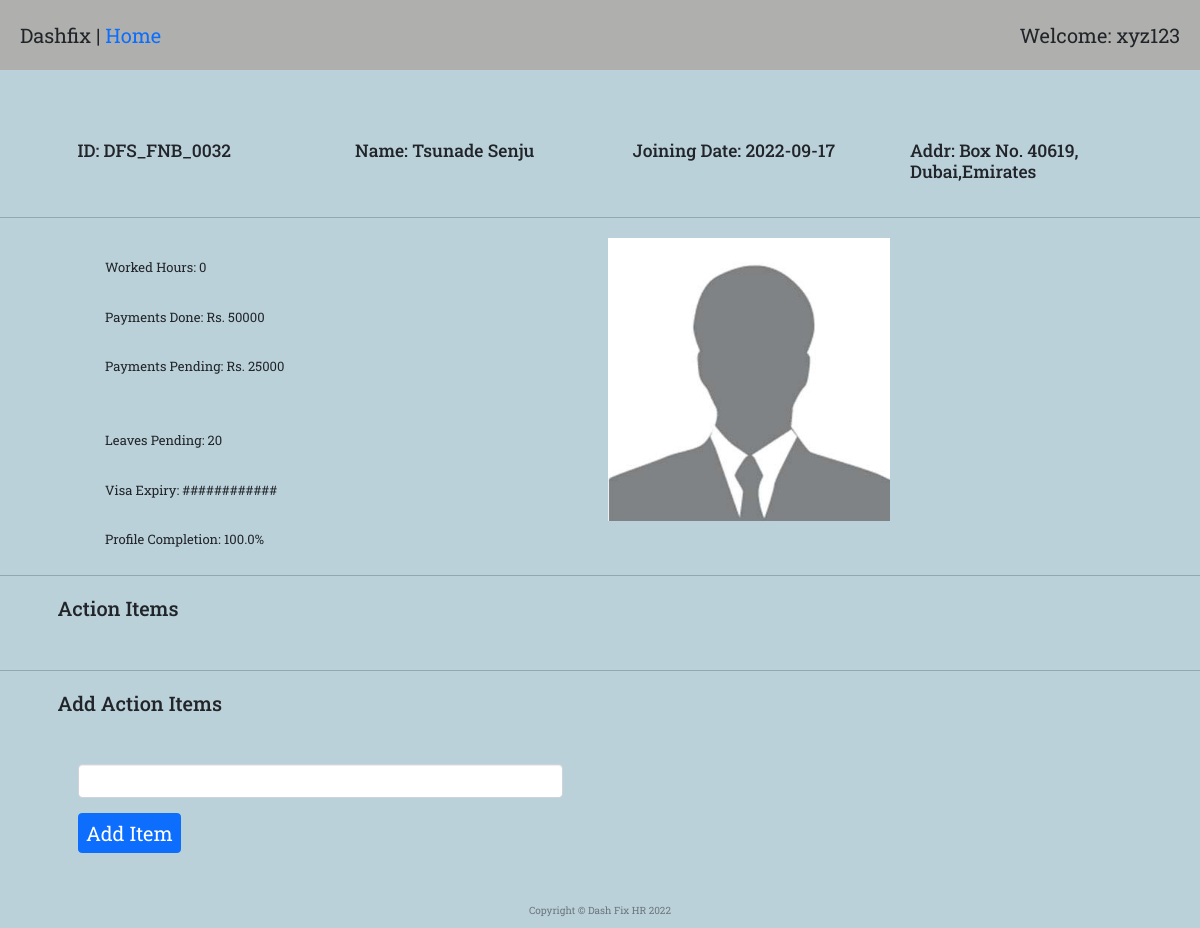
Before: /employee_view/0 (signed in) with the older database file.
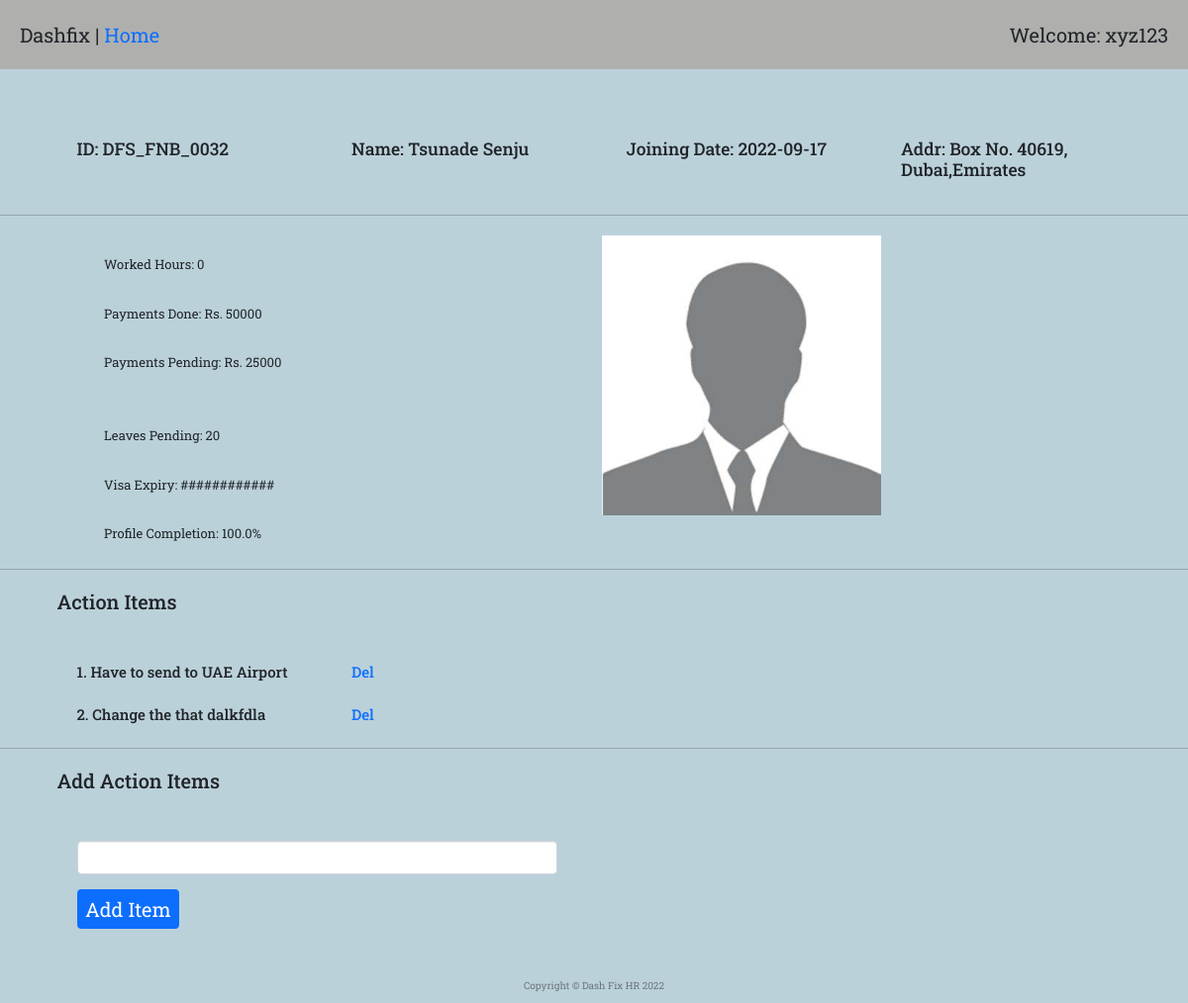
After: the same page with the newer database file.
### mainTest.py (models this page shows)
class employeeMaster(db.Model):
    __tablename__ = "employeeMaster"
    id = Column(Integer, primary_key=True)
    employeeID = Column(String(300))
    joining_date = Column(DateTime)
    name = Column(String(300))
    addressUae = Column(String(300))
    poBox = Column(String(300))
    mobilePersonal = Column(Integer)
    mobileHome = Column(Integer)
    personalMail = Column(String(300))
    addressHome = Column(String(300))
    passportNumber = Column(Integer)
    nationality = Column(String(300))
    ownCar = Column(Boolean)
    carRent = Column(Boolean)
    company_laptop = Column(String(300))
    company_mobile = Column(String(300))
    emUaeName = Column(String(300))
    emUaeRel = Column(String(300))
    emUaeAddr = Column(String(300))
    emUaeMobileNumber = Column(Integer)
    emUaeHomeNumber = Column(Integer)
    originCountry = Column(String(300))
    emCoName = Column(String(300))
    emCoRel = Column(String(300))
    emCoAddr = Column(String(300))
    emCoMobileNumber = Column(Integer)
    emCoHomeNumber = Column(Integer)
    createdBy = Column(Integer, ForeignKey("Users.id"))
    user = relationship("User", back_populates="employee")
    departmentId = Column(Integer, ForeignKey("departmentMaster.id"))
    department = relationship("departmentMaster", back_populates="employee")
    document = relationship("documentMaster", back_populates="employee")
    actionItem = relationship("actionItemMaster", back_populates="employee")
    leave = relationship("leaveApplicationMaster", back_populates="employee")
    passport = relationship("passportApplicationMaster", back_populates="employee")
    timesheet = relationship("timesheetEntryMaster", back_populates="employee")
    roster = relationship("rosterEntryMaster", back_populates="employee")

class actionItemMaster(db.Model):
    __tablename__ = "actionItemMaster"
    id = Column(Integer, primary_key=True)
    actionText = Column(String(300))
    employeeID = Column(Integer, ForeignKey("employeeMaster.id"))
    employee = relationship("employeeMaster", back_populates="actionItem")

### mainTest.py (the view)
@app.route("/employee_view/<employee_id>", methods=["GET", "POST"])
@admin_only
def employee_view(employee_id):
    form = ActionItem()
    employee_element = employeeMaster.query.get(employee_id)
    a = str(employee_element.joining_date)
    date_str = a[:10]
    actionItems = db.session.query(actionItemMaster).filter_by(employeeID=employee_id).all()
    doc_element = db.session.query(documentMaster).filter_by(employeeID=employee_id).first()
    img_url = "file:///C:/Users/karth/Downloads/Images/1image.jpg"
    ts_employee = db.session.query(timesheetEntryMaster).filter_by(employeeID=employee_id).all()
    totalHours = 0
    for i in ts_employee:
        b = (i.timeOut1 - i.timeIn1) + (i.timeOut2 - i.timeIn2)
        totalHours += b
    list_empl = [employee_element.name,
                 employee_element.addressUae,
                 employee_element.poBox,
                 employee_element.mobilePersonal,
                 employee_element.mobileHome,
                 employee_element.personalMail,
                 employee_element.addressHome,
                 employee_element.passportNumber,
                 employee_element.nationality,
                 employee_element.emUaeName,
                 employee_element.emUaeRel,
                 employee_element.emUaeAddr,
                 employee_element.emUaeMobileNumber,
                 employee_element.emUaeHomeNumber,
                 employee_element.originCountry,
                 employee_element.emCoName,
                 employee_element.emCoRel,
                 employee_element.emCoAddr,
                 employee_element.emCoMobileNumber,
                 employee_element.emCoHomeNumber,
                 employee_element.employeeID,
                 employee_element.joining_date,
                 employee_element.company_laptop,
                 employee_element.company_mobile]
    profileCompletion = 0
    for i in list_empl:
        if not i:
            profileCompletion += 1
    profilePercent = ((len(list_empl) - profileCompletion) / len(list_empl)) * 100
    if form.validate_on_submit():
        newActionItem = actionItemMaster(actionText=form.content.data, employee=employee_element)
        db.session.add(newActionItem)
        db.session.commit()
        return redirect(url_for("employee_view", employee_id=employee_id))
    return render_template("employee_view.html", employee=employee_element, form=form, date_str=date_str,
                           workedHours=totalHours, profile=round(profilePercent, 0), items=actionItems, img_url=img_url,
                           len=range(len(actionItems)))

### forms.py
class ActionItem(FlaskForm):
    content = StringField("", default="")
    submit = SubmitField("Add Item")

### mainTest.py (called while the page is built)
def admin_only(f):
    @wraps(f)
    def decorated_function(*args, **kwargs):
        admin = User.query.all()
        admin_id = []
        for i in admin:
            id_ = i.id
            admin_id.append(id_)
        if current_user.id not in admin_id:
            return abort(403)
        return f(*args, **kwargs)
    return decorated_function

@login_manager.user_loader
def load_user(user_id):
    return User.query.get(int(user_id))

### templates/employee_view.html
{% extends 'bootstrap/base.html' %}
{% import "bootstrap/wtf.html" as wtf %}
{% block content %}
{% include "header.html" %}
  <div class="welcome">
    <span>Dashfix | <a href="{{url_for('home')}}">Home</a></span>
    <span>Welcome: xyz123</span>
  </div>
  <div class="row reports" style="margin-bottom: 30px; margin-left: 70px; margin-top: 70px;">
      <div class="col-3">
        <h3>ID: {{ employee.employeeID }}</h3>
      </div>
      <div class="col-3">
        <h3>Name: {{employee.name}}</h3>
      </div>
      <div class="col-3">
        <h3>Joining Date: {{date_str}}</h3>
      </div>
      <div class="col-3">
        <h3>Addr: {{employee.addressUae}}</h3>
      </div>
  </div>
  <hr>
  <div class="row">
      <div class="col-6">
        <div class="row" style="margin-bottom: 5px; margin-left: 70px;"><p>Worked Hours: {{ workedHours }}</p></div>
        <div class="row" style="margin-bottom: 5px; margin-left: 70px;"><p>Payments Done: Rs. 50000</p></div>
        <div class="row" style="margin-bottom: 5px; margin-left: 70px;"><p>Payments Pending: Rs. 25000</p></div><br>
        <div class="row" style="margin-bottom: 5px; margin-left: 70px;"><p>Leaves Pending: 20</p></div>
        <div class="row" style="margin-bottom: 5px; margin-left: 70px;"><p>Visa Expiry: ############</p></div>
        <div class="row" style="margin-bottom: 5px; margin-left: 70px;"><p>Profile Completion: {{ profile }}%</p></div>
      </div>
      <div class="col-6">
        <img src="{{ url_for('static', filename='images/pp.jpg')}}" alt="Profile pic" style="width: 50%;">
      </div>
  </div>
  <hr>
  <div class="row reports" style="margin-bottom: 20px;" >
      <h2 style="text-align: left">Action Items</h2>
  </div>
  {% for i in len %}
    <div class="row reports" style="margin-bottom: 20px; margin-left: 70px;" >
        <div class="col-3">
            <h4>{{ i+1 }}. {{ items[i].actionText }}</h4>
        </div>
        <div class="col-2 bbut">
            <h4><a href="{{url_for('action_item_del', entry_id=items[i].id)}}">Del</a></h4>
        </div>
    </div>
  {% endfor %}
   <hr>
  <div class="row reports" style="margin-bottom: 0;" >
      <h2 style="text-align: left">Add Action Items</h2>
  </div>
  <div class="row reports" style="margin-bottom: 50px; margin-left: 70px; margin-top: 0; width: 500px;">
      {{ wtf.quick_form(form, novalidate=True, button_map={"submit": "primary"}) }}
  </div>
{% include "footer.html" %}
{% endblock %}

### templates/header.html (shortened to what this page needs)
<!DOCTYPE html>
<html lang="en">
<head>
  <link href="https://cdn.jsdelivr.net/npm/bootstrap@5.2.0-beta1/dist/css/bootstrap.min.css" rel="stylesheet">
  <link href="{{ url_for('static', filename='styles1.css')}}" rel="stylesheet">
</head>
<body>

### templates/footer.html (shortened to what this page needs)
  <footer>
    <p class="copyright text-muted">Copyright &copy; Dash Fix HR 2022</p>
  </footer>
</body>
</html>

### static/styles1.css (style rules this page uses)
body { font-family: 'Roboto Slab', serif; }
.btn { font-size: 2rem; }
footer { display: flex; justify-content: center; }
body { background-color: #bbd1da; }
.welcome { background-color: #afb0ad; display: flex; justify-content: space-between; padding: 20px; font-size: 2rem; }
.row, h5 { margin-top: 20px; margin-right: 20px; margin-left: 20px; }
div { font-size: 1.3rem; margin: 0px; padding-right: 0px; }
.bbut { text-align: left; }
h2 { text-align: center; margin: 30px; }
.time_suc_entry, p { text-size: 1.8rem; }
a:link { text-decoration: none; text-color: black; }

Changed rows visible on the page:
now on this page (row edited): actionItemMaster: actionText "Have to send to UAE Airport"
added actionItemMaster: actionText "Change the that dalkfdla"
Other visible differences:
new list line: "1 . Del"
new list line: "2 . Del"
